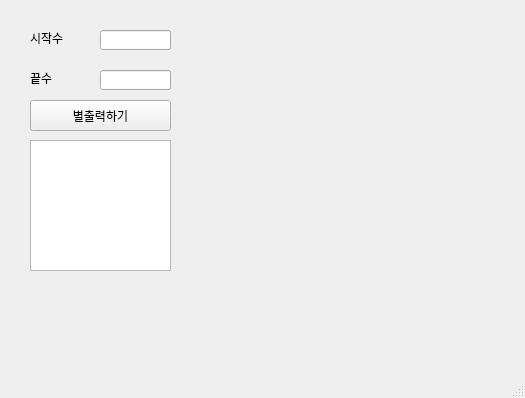
<?xml version="1.0" encoding="UTF-8"?>
<ui version="4.0">
 <class>MainWindow</class>
 <widget class="QMainWindow" name="MainWindow">
  <property name="geometry">
   <rect>
    <x>0</x>
    <y>0</y>
    <width>525</width>
    <height>398</height>
   </rect>
  </property>
  <property name="windowTitle">
   <string>MainWindow</string>
  </property>
  <widget class="QWidget" name="centralwidget">
   <widget class="QLineEdit" name="le_first">
    <property name="geometry">
     <rect>
      <x>100</x>
      <y>30</y>
      <width>71</width>
      <height>20</height>
     </rect>
    </property>
   </widget>
   <widget class="QLineEdit" name="le_last">
    <property name="geometry">
     <rect>
      <x>100</x>
      <y>70</y>
      <width>71</width>
      <height>20</height>
     </rect>
    </property>
   </widget>
   <widget class="QLabel" name="lbl_mine">
    <property name="geometry">
     <rect>
      <x>30</x>
      <y>30</y>
      <width>51</width>
      <height>16</height>
     </rect>
    </property>
    <property name="text">
     <string>시작수</string>
    </property>
   </widget>
   <widget class="QPushButton" name="pb">
    <property name="geometry">
     <rect>
      <x>30</x>
      <y>100</y>
      <width>141</width>
      <height>31</height>
     </rect>
    </property>
    <property name="text">
     <string>별출력하기</string>
    </property>
   </widget>
   <widget class="QLabel" name="lbl_com">
    <property name="geometry">
     <rect>
      <x>30</x>
      <y>70</y>
      <width>51</width>
      <height>16</height>
     </rect>
    </property>
    <property name="text">
     <string>끝수</string>
    </property>
   </widget>
   <widget class="QTextEdit" name="te">
    <property name="geometry">
     <rect>
      <x>30</x>
      <y>140</y>
      <width>141</width>
      <height>131</height>
     </rect>
    </property>
   </widget>
  </widget>
  <widget class="QMenuBar" name="menubar">
   <property name="geometry">
    <rect>
     <x>0</x>
     <y>0</y>
     <width>525</width>
     <height>21</height>
    </rect>
   </property>
  </widget>
  <widget class="QStatusBar" name="statusbar"/>
 </widget>
 <resources/>
 <connections/>
</ui>
